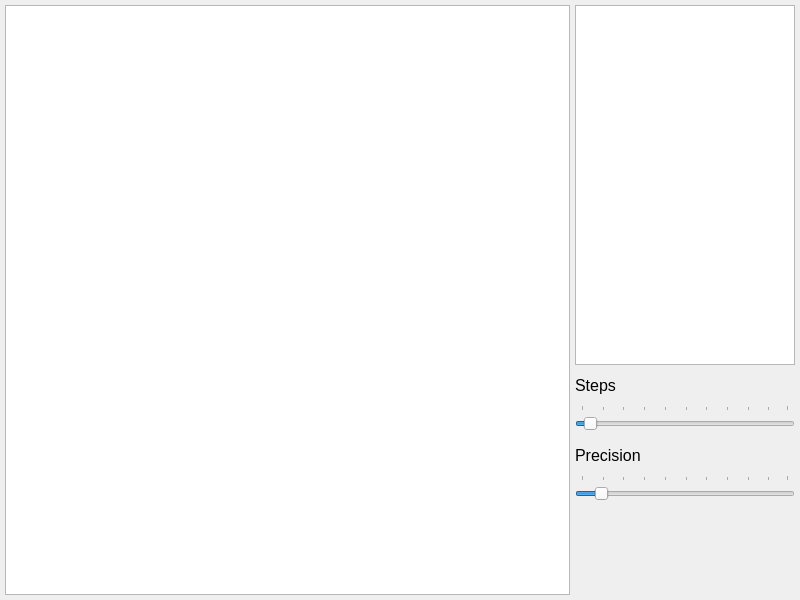
<?xml version="1.0" encoding="UTF-8"?>
<ui version="4.0">
 <class>solar_system</class>
 <widget class="QMainWindow" name="solar_system">
  <property name="geometry">
   <rect>
    <x>0</x>
    <y>0</y>
    <width>800</width>
    <height>600</height>
   </rect>
  </property>
  <property name="minimumSize">
   <size>
    <width>800</width>
    <height>600</height>
   </size>
  </property>
  <property name="windowTitle">
   <string>Solar System</string>
  </property>
  <widget class="QWidget" name="centralWidget">
   <widget class="QGraphicsView" name="canvas">
    <property name="geometry">
     <rect>
      <x>5</x>
      <y>5</y>
      <width>565</width>
      <height>590</height>
     </rect>
    </property>
    <property name="sizePolicy">
     <sizepolicy hsizetype="Expanding" vsizetype="Expanding">
      <horstretch>0</horstretch>
      <verstretch>0</verstretch>
     </sizepolicy>
    </property>
    <property name="sizeIncrement">
     <size>
      <width>1</width>
      <height>1</height>
     </size>
    </property>
    <property name="acceptDrops">
     <bool>false</bool>
    </property>
   </widget>
   <widget class="QTextBrowser" name="log">
    <property name="geometry">
     <rect>
      <x>575</x>
      <y>5</y>
      <width>220</width>
      <height>360</height>
     </rect>
    </property>
    <property name="sizePolicy">
     <sizepolicy hsizetype="Expanding" vsizetype="Expanding">
      <horstretch>0</horstretch>
      <verstretch>0</verstretch>
     </sizepolicy>
    </property>
    <property name="minimumSize">
     <size>
      <width>220</width>
      <height>0</height>
     </size>
    </property>
   </widget>
   <widget class="QSlider" name="steps_slider">
    <property name="geometry">
     <rect>
      <x>575</x>
      <y>405</y>
      <width>220</width>
      <height>30</height>
     </rect>
    </property>
    <property name="minimum">
     <number>1</number>
    </property>
    <property name="maximum">
     <number>100</number>
    </property>
    <property name="value">
     <number>5</number>
    </property>
    <property name="orientation">
     <enum>Qt::Horizontal</enum>
    </property>
    <property name="tickPosition">
     <enum>QSlider::TicksAbove</enum>
    </property>
    <property name="tickInterval">
     <number>10</number>
    </property>
   </widget>
   <widget class="QLabel" name="steps_label">
    <property name="geometry">
     <rect>
      <x>575</x>
      <y>370</y>
      <width>220</width>
      <height>30</height>
     </rect>
    </property>
    <property name="font">
     <font>
      <pointsize>12</pointsize>
     </font>
    </property>
    <property name="text">
     <string>Steps</string>
    </property>
   </widget>
   <widget class="QLabel" name="precision_label">
    <property name="geometry">
     <rect>
      <x>575</x>
      <y>440</y>
      <width>220</width>
      <height>30</height>
     </rect>
    </property>
    <property name="font">
     <font>
      <pointsize>12</pointsize>
     </font>
    </property>
    <property name="text">
     <string>Precision</string>
    </property>
   </widget>
   <widget class="QSlider" name="precision_slider">
    <property name="geometry">
     <rect>
      <x>575</x>
      <y>475</y>
      <width>220</width>
      <height>30</height>
     </rect>
    </property>
    <property name="minimum">
     <number>1</number>
    </property>
    <property name="maximum">
     <number>100</number>
    </property>
    <property name="value">
     <number>10</number>
    </property>
    <property name="orientation">
     <enum>Qt::Horizontal</enum>
    </property>
    <property name="tickPosition">
     <enum>QSlider::TicksAbove</enum>
    </property>
    <property name="tickInterval">
     <number>10</number>
    </property>
   </widget>
  </widget>
 </widget>
 <layoutdefault spacing="6" margin="11"/>
 <resources>
  <include location="solar_system.qrc"/>
 </resources>
 <connections/>
</ui>
